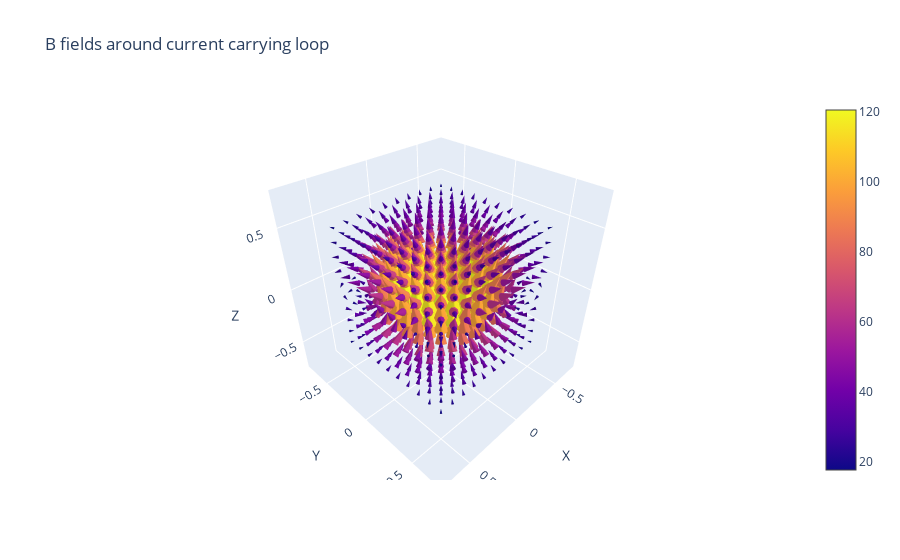

Notebook code cell kept with this figure:
### Code cell
def field_around_toroidal_current_carrying_wire(I:float, 
                                                ring_radius:float = 0.5,
                                                CONSTANTS:dict = CONSTANTS, 
                                                x_extent:list = [-0.5, 0.5], 
                                                y_extent:list = [-0.5, 0.5],
                                                z_extent:list = [-0.5,0.5], 
                                                resolution:float = 10, 
                                                integral_discretisation:float = 1000) -> list[np.ndarray]:
    '''
    In the case of a circulating current, a magnetic field is formed inside of it. This is a nice parity to the previous case. 
    We will place our coil in the centre of the x,y plane, with current circulating anticlockwise as you look at it down the z 
    axis. By the right hand rule, this will lead to a magnetic field which is aligned directly up the z axis. 
    
    Args:
        I (float): Current which the wire is carrying.
        ring_radius (float): Radius of our current carrying ring
        CONSTANTS (dict): Dictionary of all of the physical constants which could be useful.
        x_extent (list[int]): extent in the x direction of the final field. In SI Units, this will be meters.
        y_extent (list[int]): extent in the y direction of the final field. In SI Units, this will be meters.
        z_extent (list[int]): extent in the z direction of the final field. In SI Units, this will be meters.
        resolution (int): side length of rectangular grid
        integral_discretisation (int): how many segments we break up our integral into.

    Returns:
        6 numpy nd arrays 
    '''
    mu0, Pi = CONSTANTS['mu_naught'], CONSTANTS['pi']


    x, y, z = np.meshgrid(
        np.linspace(x_extent[0], x_extent[1], resolution),
        np.linspace(y_extent[0], y_extent[1], resolution),
        np.linspace(z_extent[0], z_extent[1], resolution)
    )
    Bx, By, Bz = np.zeros_like(x), np.zeros_like(y), np.zeros_like(z)


    # Biot savart prefactor
    prefactor = mu0 * I / (4*Pi)
    
    # Discretise the loop into large number of pieces for summation approximation 
    dphi = 2*np.pi / integral_discretisation
    phis = np.linspace(0, 2*Pi, integral_discretisation, endpoint=False)
    
    for phi in phis:
        # Coordinates of the source point on the loop
        xprime = ring_radius*np.cos(phi)
        yprime = ring_radius*np.sin(phi)
        zprime = 0.0
        
        dlx = -ring_radius * np.sin(phi) * dphi
        dly =  ring_radius * np.cos(phi) * dphi
        dlz =  0.0
        
        # r - r'
        rx = x - xprime
        ry = y - yprime
        rz = z - zprime
        
        # distance^3 (have to add small amount for numerical stability )
        r3 = (rx**2 + ry**2 + rz**2)**1.5 + 0.01  
        
        # cross product dl' x (r-r'):
        cross_x = dly*rz - dlz*ry  # = R cos(phi)*z * dphi
        cross_y = dlz*rx - dlx*rz  # = R sin(phi)*z * dphi
        cross_z = dlx*ry - dly*rx  
       
        # Accumulate in B
        Bx += prefactor * cross_x / r3
        By += prefactor * cross_y / r3
        Bz += prefactor * cross_z / r3

    return x, y, z, Bx, By, Bz
# call
x_coil, y_coil, z_coil, fields_x_coil, fields_y_coil, fields_z_coil = field_around_toroidal_current_carrying_wire(100000000)
plotter.plotter(x_coil, y_coil, z_coil, fields_x_coil, fields_y_coil, fields_z_coil, title = 'B fields around current carrying loop')

### Figure 1 — Plotly figure (JSON) as saved in the notebook; plotly's stock layout.template omitted (floating-point values rounded to 4 significant figures; data arrays with more than 128 entries replaced by an {"elided": "..."} marker saying what was removed)
{"data": [{"anchor": "tail", "sizemode": "scaled", "sizeref": 2, "type": "cone", "u": {"elided": "1000 float values"}, "v": {"elided": "1000 float values"}, "w": {"elided": "1000 float values"}, "x": {"elided": "1000 float values"}, "y": {"elided": "1000 float values"}, "z": {"elided": "1000 float values"}}], "layout": {"scene": {"xaxis": {"title": {"text": "X"}}, "yaxis": {"title": {"text": "Y"}}, "zaxis": {"title": {"text": "Z"}}}, "title": {"text": "B fields around current carrying loop"}}}
